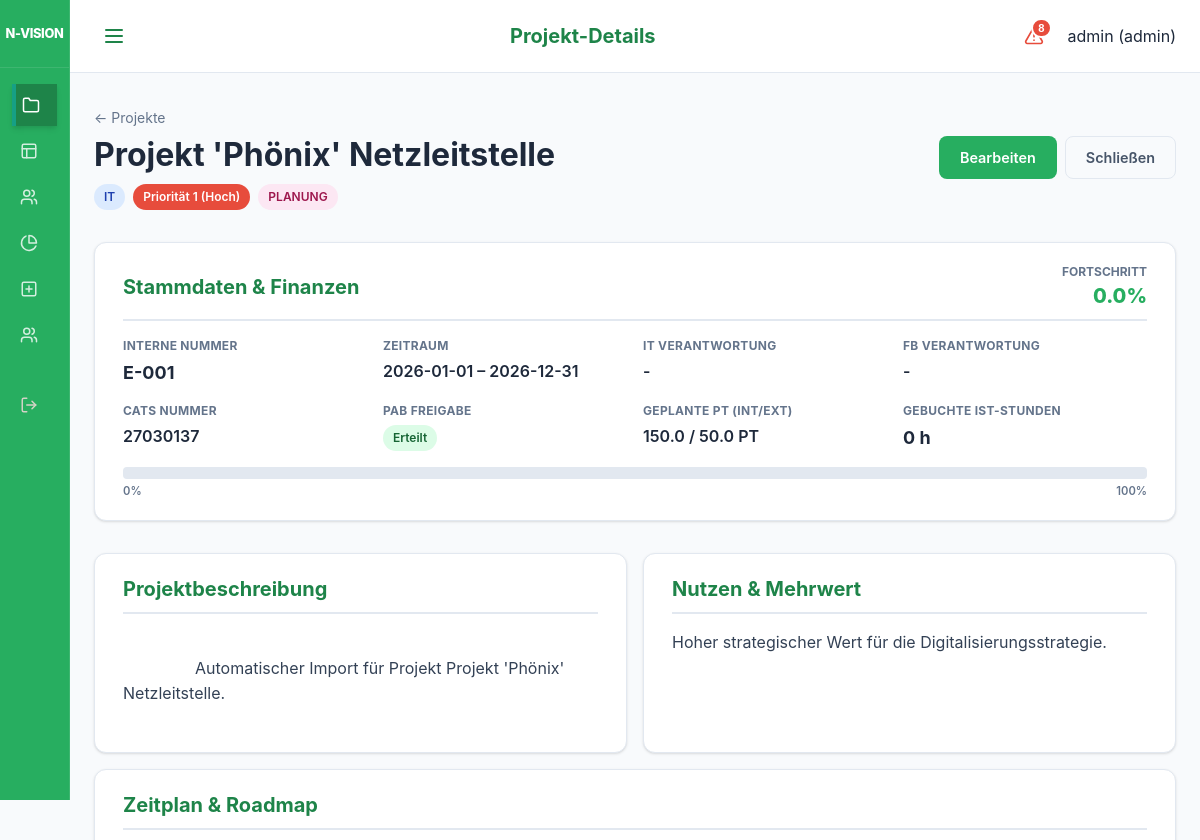
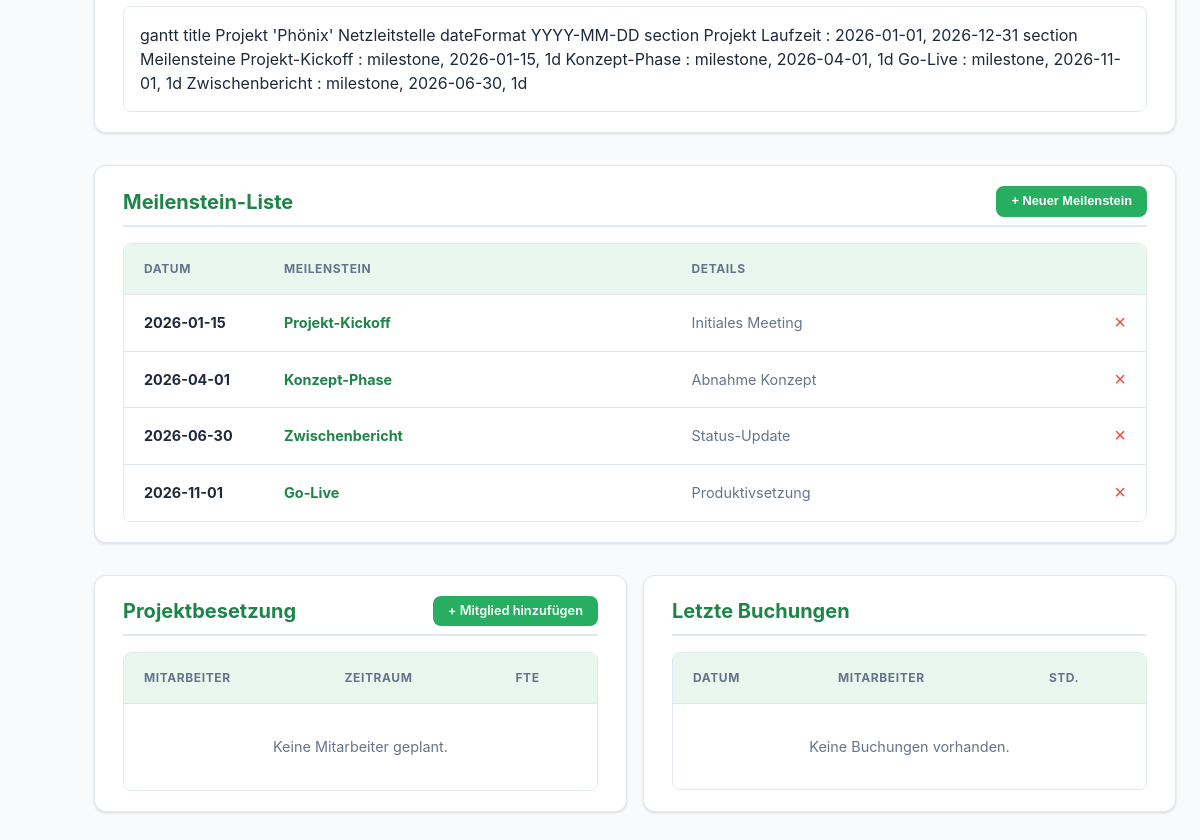
/ui/projects/1 (signed in), run on an earlier commit of the app's database (2 pictures, top to bottom).
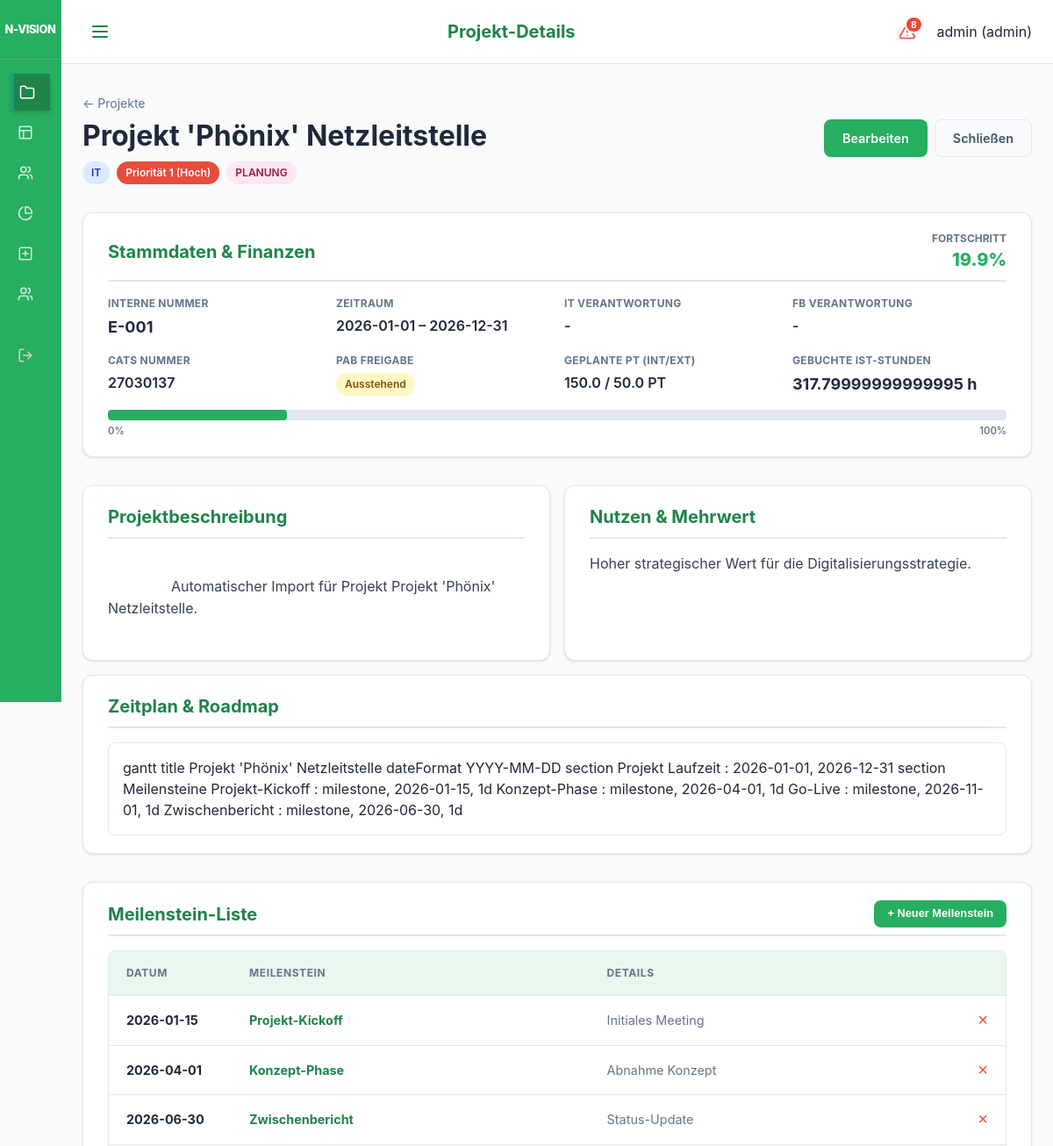
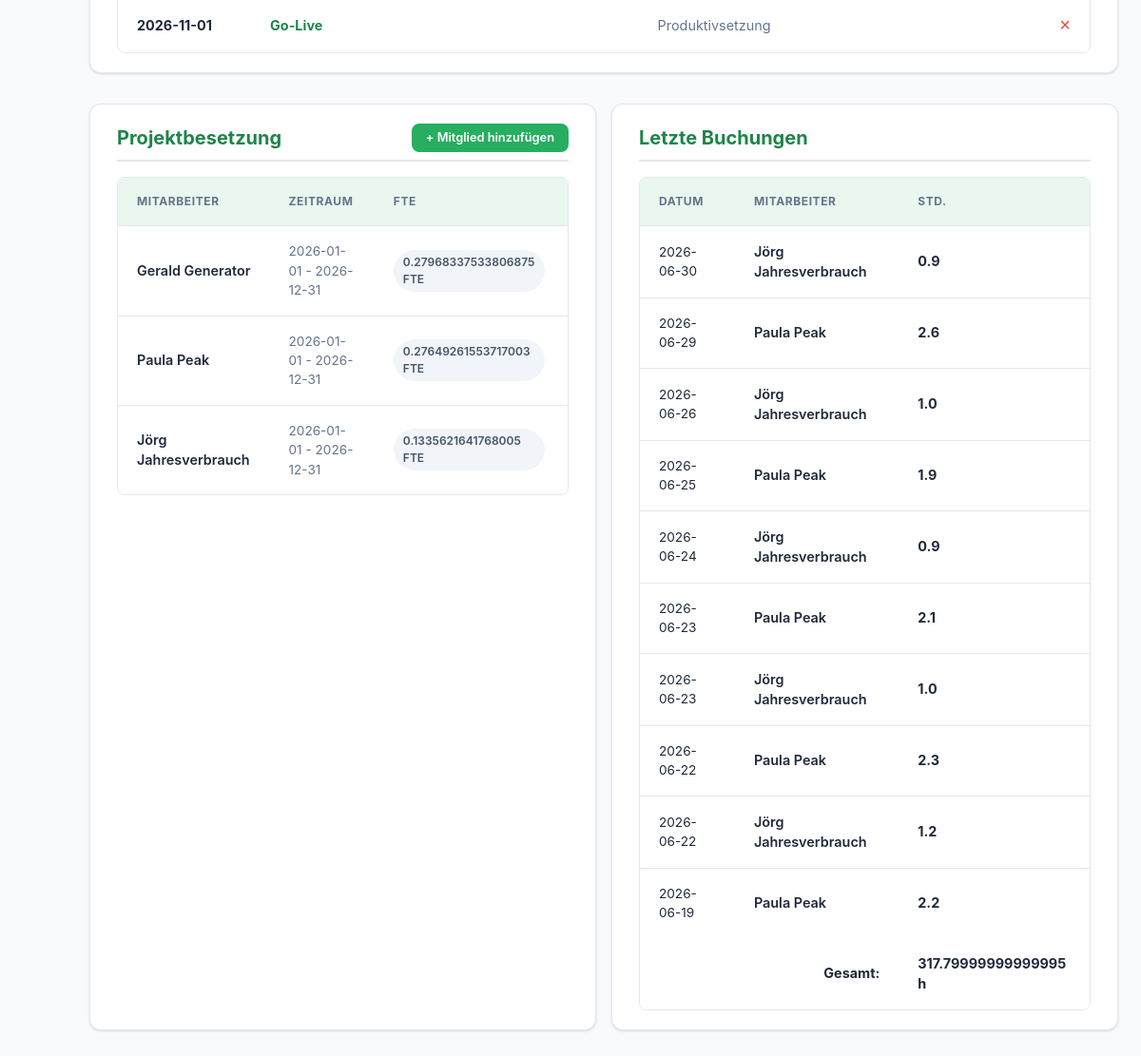
And on a later commit of the database (2 pictures, top to bottom).
### models.py (models this page shows)
class Milestone(Base):
    __tablename__ = "milestones"
    id = Column(Integer, primary_key=True, index=True)
    project_id = Column(Integer, ForeignKey("projects.id"))
    name = Column(String)
    date = Column(Date)
    description = Column(String, nullable=True)
    project = relationship("Project", back_populates="milestones")

class Staffing(Base):
    __tablename__ = "staffings"
    id = Column(Integer, primary_key=True, index=True)
    project_id = Column(Integer, ForeignKey("projects.id"))
    employee_id = Column(Integer, ForeignKey("employees.id"))
    start_date = Column(Date)
    end_date = Column(Date)
    capacity_fte = Column(Float) # 1.0 = 100%
    project = relationship("Project", back_populates="staffings")
    employee = relationship("Employee", back_populates="staffings")

class Employee(Base):
    __tablename__ = "employees"
    id = Column(Integer, primary_key=True, index=True)
    name = Column(String, index=True)
    type = Column(Enum(ResourceType), default=ResourceType.INTERNAL)
    role_id = Column(Integer, ForeignKey("roles.id"))
    team_id = Column(Integer, ForeignKey("teams.id"))
    weekly_hours = Column(Float, default=40.0)
    annual_hours_target = Column(Float, nullable=True) # Neuer Wert für Jahresplanung
    employment_start = Column(Date)
    employment_end = Column(Date, nullable=True)
    role = relationship("Role", back_populates="employees")
    team = relationship("Team", back_populates="employees")
    staffings = relationship("Staffing", back_populates="employee")
    service_allocations = relationship("ServiceAllocation", back_populates="employee")
    absences = relationship("Absence", back_populates="employee")
    user = relationship("User", back_populates="employee", uselist=False)
    bookings = relationship("Booking", back_populates="employee")

class Booking(Base):
    __tablename__ = "bookings"
    id = Column(Integer, primary_key=True, index=True)
    employee_id = Column(Integer, ForeignKey("employees.id"))
    project_id = Column(Integer, ForeignKey("projects.id"))
    date = Column(Date)
    hours = Column(Float)
    description = Column(String, nullable=True)
    created_at = Column(DateTime, default=datetime.utcnow)
    employee = relationship("Employee", back_populates="bookings")
    project = relationship("Project", back_populates="bookings")

### main.py (the view)
@app.get("/ui/projects/{project_id}", response_class=HTMLResponse)
def ui_project_detail(request: Request, project_id: int, db: Session = Depends(get_db), user: models.User = Depends(login_required)):
    project = db.query(models.Project).filter(models.Project.id == project_id).first()
    if not project:
        raise HTTPException(status_code=404, detail="Project not found")
    progress = calculate_project_progress(project, db)
    progress = float(progress)
    return templates.TemplateResponse(
        request=request, name="project_detail.html", context={
            "project": project,
            "progress": progress,
            "active_page": "projects"
        }
    )

### templates/project_detail.html (shortened to what the changed rows need)
{% extends "base.html" %}
{% set title = "Projekt-Details" %}
{% block content %}
<div class="project-table-header" style="margin-bottom: 2rem;">
    <div>
        <h1 style="margin: 0; line-height: 1.1;">{{ project.name }}</h1>
    </div>
</div>
<div style="display: flex; flex-direction: column; gap: 1rem;">
    <div class="card">
        <div class="section-header">
            <h2>Stammdaten & Finanzen</h2>
            <div style="text-align: right;">
                <div style="font-size: 0.75rem; font-weight: 700; color: var(--text-muted); text-transform: uppercase;">Fortschritt</div>
        {% if progress > 100 %}
        <div style="font-size: 1.25rem; font-weight: 800; color: var(--danger);">
            {{ progress | round(1) }}% <span title="Überbucht!">⚠️</span>
        </div>
        {% else %}
        <div style="font-size: 1.25rem; font-weight: 800; color: var(--primary-color);">{{ progress | round(1) }}%</div>
        {% endif %}
            </div>
        </div>
        <div class="detail-grid">
            <div class="detail-item">
                <div class="detail-value">
                    {% if project.pab_approval %}
                    <span class="badge badge-success">Erteilt</span>
                    {% else %}
                    <span class="badge badge-warning">Ausstehend</span>
                    {% endif %}
                </div>
            </div>
            <div class="detail-item">
                <div class="detail-label">Gebuchte Ist-Stunden</div>
                <div class="detail-value-large">{{ project.bookings | sum(attribute='hours') }} h</div>
            </div>
        </div>
        <div style="margin-top: 1rem;">
            <div class="progress-bar-container" style="height: 12px;">
                {% if progress > 100 %}
                <div class="progress-bar-fill overbooked" style="width: 100%;" data-progress="100"></div>
                {% else %}
                <div class="progress-bar-fill" style="width: 0%;" data-progress="{{ progress | round(2) }}"></div>
                {% endif %}
            </div>
        </div>
    </div>
    <div class="project-detail-main-grid" style="display: grid; grid-template-columns: 1fr 1fr; gap: 1rem;">
        <div class="card" style="margin-bottom: 0; display: flex; flex-direction: column;">
            <div class="section-header">
                <h2>Projektbeschreibung</h2>
            </div>
        </div>
        <div class="card" style="margin-bottom: 0; display: flex; flex-direction: column;">
            <div class="section-header">
                <h2>Nutzen & Mehrwert</h2>
            </div>
        </div>
    </div>
    <div class="card">
        <div class="section-header">
            <h2>Zeitplan & Roadmap</h2>
        </div>
        <div class="mermaid" style="background: white; border-radius: var(--radius-md); padding: 1rem; border: 1px solid var(--border-color);">
gantt
    title {{ project.name }}
    dateFormat  YYYY-MM-DD
    section Projekt
    Laufzeit : {{ project.start_date }}, {{ project.end_date }}
    section Meilensteine
    {% for m in project.milestones %}
    {{ m.name }} : milestone, {{ m.date }}, 1d
    {% endfor %}
        </div>
    </div>
    <div class="card">
        <div class="section-header">
            <h2>Meilenstein-Liste</h2>
        </div>
        <div class="modern-table-wrapper">
            <table class="modern-table">
                <thead>
                    <tr>
                        <th style="width: 140px;">Datum</th>
                        <th>Meilenstein</th>
                        <th>Details</th>
                        <th style="width: 50px;"></th>
                    </tr>
                </thead>
                <tbody>
                    {% for m in project.milestones | sort(attribute='date') %}
                    <tr>
                        <td style="font-weight: 700;">{{ m.date }}</td>
                        <td><div style="font-weight: 700; color: var(--primary-dark);">{{ m.name }}</div></td>
                        <td style="color: var(--text-muted);">{{ m.description if m.description else '-' }}</td>
                        <td style="text-align: right;">
                            {% if request.state.user and request.state.user.role.value == 'admin' %}
                            <form action="/ui/projects/{{ project.id }}/milestones/{{ m.id }}/delete" method="post" style="display: inline;">
                                <button type="submit" style="background: none; border: none; color: var(--danger); cursor: pointer; font-size: 1.25rem; padding: 0;" title="Löschen">&times;</button>
                            </form>
                            {% endif %}
                        </td>
                    </tr>
                    {% endfor %}
                </tbody>
            </table>
        </div>
    </div>
    <div style="display: grid; grid-template-columns: 1fr 1fr; gap: 1rem;">
        <div class="card" style="margin-bottom: 0;">
            <div class="section-header">
                <h2>Projektbesetzung</h2>
            </div>
            <div class="modern-table-wrapper">
                <table class="modern-table">
                    <thead>
                        <tr>
                            <th>Mitarbeiter</th>
                            <th>Zeitraum</th>
                            <th>FTE</th>
                        </tr>
                    </thead>
                    <tbody>
                        {% for s in project.staffings | sort(attribute='start_date') %}
                        <tr>
                            <td style="font-weight: 600;">
                                <a href="/ui/employees/{{ s.employee.id }}/plan" style="color: inherit; text-decoration: none;">{{ s.employee.name }}</a>
                            </td>
                            <td style="font-size: 0.85rem; color: var(--text-muted);">{{ s.start_date }} - {{ s.end_date }}</td>
                            <td><span class="badge badge-default">{{ s.capacity_fte }} FTE</span></td>
                        </tr>
                        {% else %}
                        <tr>
                            <td colspan="3" style="padding: 2rem; text-align: center; color: var(--text-muted);">
                                Keine Mitarbeiter geplant.
                            </td>
                        </tr>
                        {% endfor %}
                    </tbody>
                </table>
            </div>
        </div>
        <div class="card" style="margin-bottom: 0;">
            <div class="section-header">
                <h2>Letzte Buchungen</h2>
            </div>
            <div class="modern-table-wrapper">
                <table class="modern-table">
                    <thead>
                        <tr>
                            <th>Datum</th>
                            <th>Mitarbeiter</th>
                            <th>Std.</th>
                        </tr>
                    </thead>
                    <tbody>
                        {% for b in project.bookings | sort(attribute='date', reverse=True) %}
                        {% if loop.index <= 10 %}
                        <tr>
                            <td style="font-size: 0.85rem;">{{ b.date }}</td>
                            <td style="font-weight: 600;">
                                <a href="/ui/employees/{{ b.employee.id }}/plan" style="color: inherit; text-decoration: none;">{{ b.employee.name }}</a>
                            </td>
                            <td><strong>{{ b.hours }}</strong></td>
                        </tr>
                        {% endif %}
                        {% else %}
                        <tr>
                            <td colspan="3" style="padding: 2rem; text-align: center; color: var(--text-muted);">
                                Keine Buchungen vorhanden.
                            </td>
                        </tr>
                        {% endfor %}
                    </tbody>
                    {% if project.bookings %}
                    <tfoot>
                        <tr style="background-color: var(--bg-light); font-weight: 700;">
                            <td colspan="2" style="text-align: right;">Gesamt:</td>
                            <td>{{ project.bookings | sum(attribute='hours') }} h</td>
                        </tr>
                    </tfoot>
                    {% endif %}
                </table>
            </div>
        </div>
    </div>
</div>
{% endblock %}

What changed in the data, as far as the page shows it:
changed Project "Projekt 'Phönix' Netzleitstelle": pab_approval 1 → 0 (drawn)
added Staffing: employee.name "Gerald Generator", start_date "2026-01-01", end_date "2026-12-31", capacity_fte "0.27968337533806875"
added Staffing: employee.name "Paula Peak", start_date "2026-01-01", end_date "2026-12-31", capacity_fte "0.27649261553717003"
added Staffing: employee.name "Jörg Jahresverbrauch", start_date "2026-01-01", end_date "2026-12-31", capacity_fte "0.1335621641768005"
added Booking: date "2026-06-30", employee.name "Jörg Jahresverbrauch", hours "0.9"
added Booking: date "2026-06-29", employee.name "Paula Peak", hours "2.6"
added Booking: date "2026-06-26", employee.name "Jörg Jahresverbrauch", hours "1.0"
added Booking: date "2026-06-25", employee.name "Paula Peak", hours "1.9"
added Booking: date "2026-06-24", employee.name "Jörg Jahresverbrauch", hours "0.9"
added Booking: date "2026-06-23", employee.name "Paula Peak", hours "2.1"
added Booking: date "2026-06-23", employee.name "Jörg Jahresverbrauch", hours "1.0"
added Booking: date "2026-06-22", employee.name "Paula Peak", hours "2.3"
added Booking: date "2026-06-22", employee.name "Jörg Jahresverbrauch", hours "1.2"
added Booking: date "2026-06-19", employee.name "Paula Peak", hours "2.2"
Also different on the page:
{{ progress | round(1) }}: "0.0" → "19.9"
{{ project.bookings | sum(attribute='hours') }}: "0" → "317.79999999999995"
{{ project.bookings | sum(attribute='hours') }}: (not shown) → "317.79999999999995"
text no longer shown: "Erteilt Keine Mitarbeiter geplant. Keine Buchungen vorhanden."
text now shown: "Ausstehend Gesamt: h"
